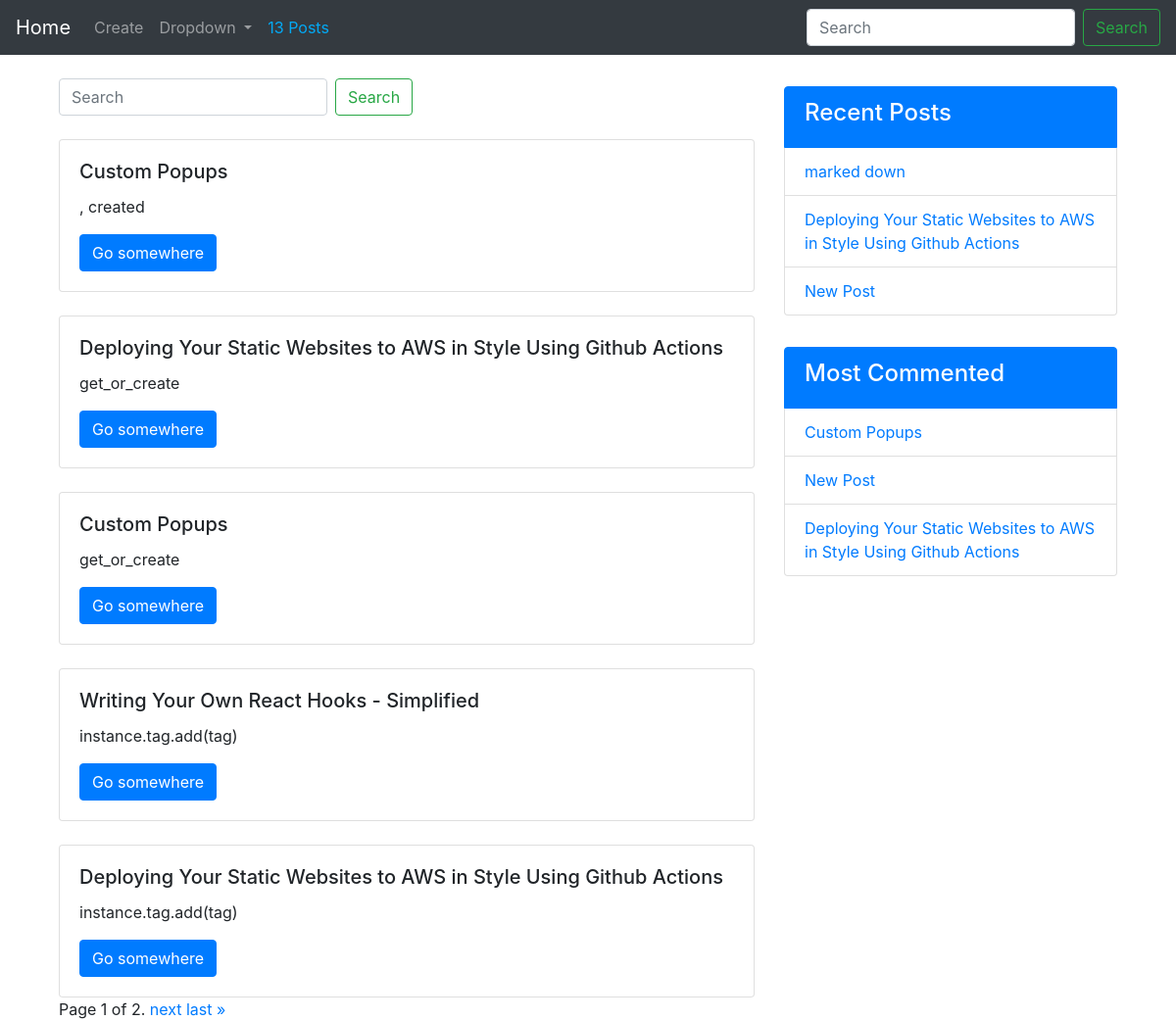
The app's page /tag/ with its own data.
### blog/models.py (models this page shows, shortened)
class Post(models.Model):
  STATUS_CHOICES = (
    ('draft', 'Draft'),
    ('published', 'Published')
  )
  title = models.CharField(max_length=120)
  slug = models.SlugField(null=True, blank=True)
  author = models.ForeignKey(to=User, on_delete=models.CASCADE)
  body = models.TextField()
  publish = models.DateTimeField(default=timezone.now())
  created = models.DateTimeField(auto_now_add=True)
  updated = models.DateTimeField(auto_now=True)
  status = models.CharField(max_length=120, choices = STATUS_CHOICES)
  tag = models.ManyToManyField(to=Tag, related_name='tagged', blank=True, null=True)
  objects = models.Manager()
  published = PostModelManager()
  class Meta:
    ordering = ['-created']
  def __str__(self):
    return str(self.title)
  def get_absolute_url(self):
    return reverse('post:detail', kwargs={'slug':self.slug})

### blog/views.py (the view)
# urls.py: path('tag/', GetPostByTags.as_view(), name='tag'),
class GetPostByTags(ListView):
  template_name = 'post_list.html'
  context_object_name = 'posts'
  paginate_by = 5
  def get_queryset(self):
    tag = self.request.GET.get('tag')
    return Post.objects.filter(tag__tag=tag)
  def get_context_data(self, *args, **kwargs):
    context = super(GetPostByTags, self).get_context_data(*args, **kwargs)
    print(context)
    return context

### blog/models.py (called while the page is built)
  def get_queryset(self):
    qs = super(PostModelManager, self).get_queryset()
    return qs.filter(status='published')

### blog/templatetags/blog_tags.py (called while the page is built)
@register.simple_tag
def total_posts():
  return Post.published.count()

@register.inclusion_tag('recent.html')
def most_recent(post=3):
  context  = {"recent_posts": Post.published.all().order_by('-id')[:post]}
  return context

@register.simple_tag
def most_commented(count=3):
  qs = Post.published.annotate(total_comment=Count('comments')).order_by('-total_comment')[:count]
  return qs

### blog/templates/post_list.html (shortened to what this page needs)
{% extends 'base.html' %}
{% load blog_tags %}
{% block content %}
<div class="container">
  <div class="row">
    <div class="col-md-8">
      <form class="form-inline mt-4">
        <input class="form-control mr-sm-2" type="search" placeholder="Search" name="q" aria-label="Search">
        <button class="btn btn-outline-success my-2 my-sm-0" type="submit">Search</button>
      </form>
      {% for post in posts %}
      <div class="card mt-4" >
        <div class="card-body">
          <h5 class="card-title">{{post.title}}</h5>
          <p class="card-text">{{post.body|truncatechars:50}}</p>
          <a href="{{post.get_absolute_url}}" class="btn btn-primary">Go somewhere</a>
        </div>
      </div>
      {% endfor %}
      {% include 'pagination.html' with page=posts %}
    </div>
    <div class="col-md-4">
      {% most_recent %}
      <ul class="list-group mt-4">
        <li class="list-group-item active mt-2">
          <h4 class="">Most Commented</h4>
        </li>
        {% most_commented as qs %}
        {% for post in qs %}
        <li class="list-group-item">
          <a href="{{post.get_absolute_url}}">{{post.title}}</a>
        </li>
        {% endfor %}
      </ul>
    </div>
  </div>
</div>
{% endblock content %}

### blog/templates/recent.html
<ul class="list-group mt-4">
  <li class="list-group-item active mt-2">
    <h4 class="">Recent Posts</h4>
  </li>
  {% for post in recent_posts %}
  <li class="list-group-item">
    <a href="{{post.get_absolute_url}}">{{post.title}}</a>
  </li>
  {% endfor %}
</ul>

### records on screen
Post: title "Custom Popups", body ", created"
Post: title "Deploying Your Static Websites to AWS in Style Using Github Actions", body "get_or_create"
Post: title "Custom Popups", body "get_or_create"
Post: title "Writing Your Own React Hooks - Simplified", body "instance.tag.add(tag)"
Post: title "Deploying Your Static Websites to AWS in Style Using Github Actions", body "instance.tag.add(tag)"
Post: title "marked down"
Post: title "Deploying Your Static Websites to AWS in Style Using Github Actions"
Post: title "New Post"
Post: title "Custom Popups"

### other values on screen
{{ page_obj.number }} "1"
{{ page_obj.paginator.num_pages }} "2"
